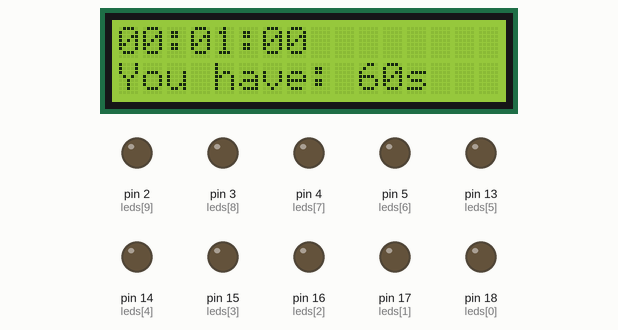
A sketch run on a simulated Arduino Uno, built with avr-gcc and run on an emulated ATmega328P. On the bench: 16×2 character LCD, output pins drawn as LEDs (lit = HIGH). What the sketch prints to the serial monitor is not drawn.

Above: at 0.1 s.
At 9.2 s:
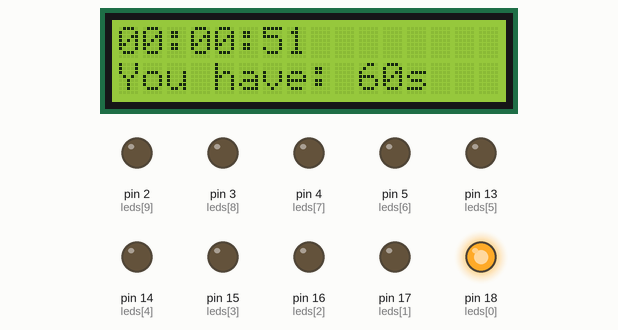
At 14.2 s:
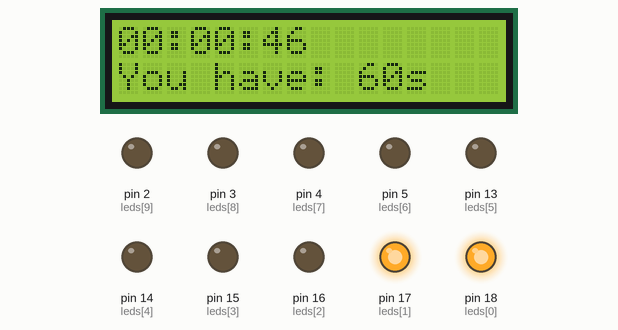
At 19.2 s:
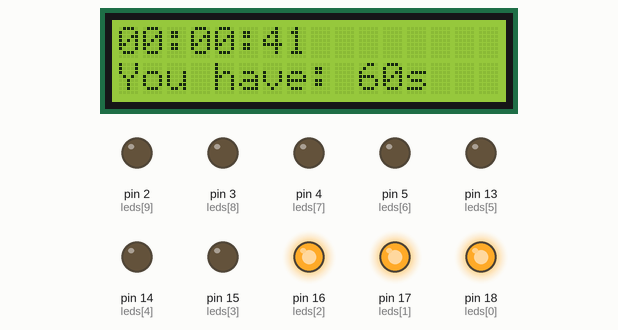
At 28.3 s:
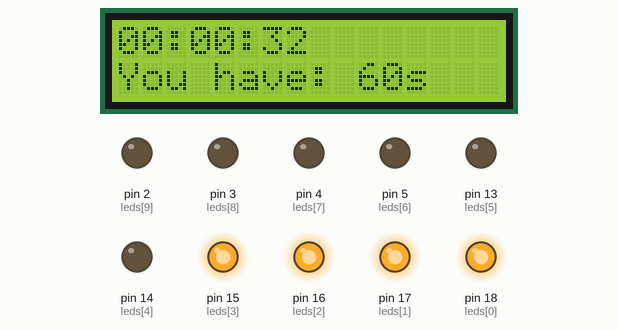
At 38.4 s:
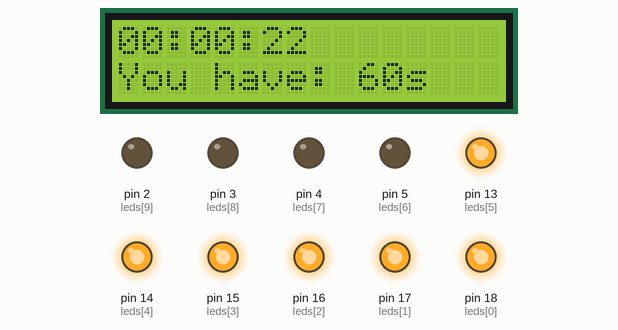
Timing chart, 0 to 39.9 s (numbered marks = the images above):
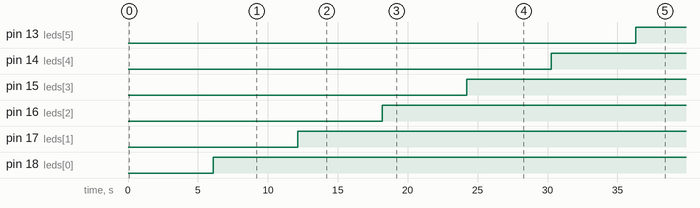

The sketch:

TimerBomb.ino
```cpp
// Countdown in hh:mm:ss format on LCD

/* Link
https://wokwi.com/arduino/projects/320920656704176724
*/

// Countdown variable in minutes
unsigned long baseTime = 1; // Timer is set to two minutes

/* Variables and constants */
// LCD Setup
#include <LiquidCrystal.h>
LiquidCrystal lcd(12, 11, 10, 9, 8, 7);

/* LED Setup */
// Red
const int oneRed = 2;
const int twoRed = 3;
const int threeRed = 4;
const int fourRed = 5;

// Yellow
const int oneYellow = 13;
const int twoYellow = 14;
const int threeYellow = 15;

// Green
const int oneGreen = 16;
const int twoGreen = 17;
const int threeGreen = 18;

int leds[10] = {18, 17, 16, 15, 14, 13, 5, 4, 3, 2};


// Time Constants
unsigned long int secondsPerMinute = 60;
unsigned long int secondsPerHour = 60 * 60;

// Timer utils
// The format should be hh:mm:ss
unsigned long hours = 0;
unsigned long minutes = 0;
unsigned long seconds = 0;

// timeLeft in seconds
unsigned long timeLeft;
double delta;

// Buzzer utils
int buzzerPin = 6;

// Total time for delta calculation
unsigned long totalTime;

// Prevent buzzer from ringing at the start
bool firstTime = true;

/* Time convertion functions */
unsigned long secondsToMinute(unsigned long val) {
  return val / secondsPerMinute;
}

unsigned long millisToHours(unsigned long val) {
  return val / secondsPerHour;
}

// For `baseTime` convertion
unsigned long minutesToSeconds(unsigned long val) {
  return val * secondsPerMinute;
}

// Time convertor from seconds to hours, minutes and seconds
void timeConvertor(long val) {
  minutes = secondsToMinute(val);
  hours = millisToHours(val);
  seconds = val;

  printTimeToLcd(hours, minutes, seconds);
  // Set a 1 second delay
  delay(1000);
  // After one second, print the new value
  lcd.clear();
}

/* LCD Utils */
void printTimeToLcd(unsigned long hours, unsigned long minutes, unsigned long seconds) {
  // Print hours
  lcd.setCursor(0, 0);
  if (hours < 10) { // Should print a 0 on the left side of the value (to keep the format)
    lcd.print("0");
    lcd.setCursor(1, 0);
    lcd.print(hours);
  } else lcd.print(hours);
  // Print ":"
  lcd.setCursor(2, 0);
  lcd.print(":");
  // Print minutes
  lcd.setCursor(3, 0);
  if (minutes < 10) { // Should print a 0 on the left side
    lcd.print("0");
    lcd.setCursor(4, 0);
    lcd.print(minutes);
  } else lcd.print(minutes);
  // Print ":"
  lcd.setCursor(5, 0);
  lcd.print(":");
  // Print seconds
  lcd.setCursor(6, 0);
  if (seconds < 10) { // Should print a 0 on the left side
    lcd.print("0");
    lcd.setCursor(7, 0);
    lcd.print(seconds);
  } else lcd.print(seconds);

}

/* LED Management */
// Gradually light up LEDs until the time is up
void ledManager(double percentage) {

  double percentPassed = double(1) - percentage;
  percentPassed *= (double)10;
  percentPassed = int(percentPassed);
  Serial.println(percentPassed);
  for (int i=0; i<percentPassed; i++) {
    /* Serial.println("led");
    Serial.println(i); */
    digitalWrite(leds[i], HIGH);
    //Serial.println(leds[i]);
  }
}


void setup() {
  lcd.begin(16, 2);

  for (int i=0; i<11;i++){
    pinMode(leds[i],OUTPUT);
    }
  Serial.begin(9600);
}

void loop() {
  // Calculate time in seconds
  totalTime = minutesToSeconds(baseTime);
  // Caculates the delta between the total time and the elapsed time in seconds

  timeLeft = totalTime - (millis() / 1000);

  // Save the first instance of the time left variable for the lcd before changing it
  // for convertion to hh:mm:ss

  // Is the timer over?
  if (timeLeft == 0) {
    // handle the start of the timer
    if (firstTime) {
      // The buzzer has passed the inital timer setup
      firstTime = false;
    } else {
      tone(buzzerPin, 1000); // Send 1KHz sound signal...
      delay(1000);        // ...for 1 sec
      noTone(buzzerPin);
      lcd.clear();
      lcd.print("Time is over");
      exit(0);
    }
  } else {
    // Converts time to hh:mm:ss
    hours = timeLeft / secondsPerHour;
    timeLeft %= secondsPerHour;

    minutes = timeLeft / secondsPerMinute;
    timeLeft %= secondsPerMinute;

    seconds = timeLeft;

    // Prints the time left to the screen
    printTimeToLcd(hours, minutes, seconds);
    lcd.setCursor(0, 1);
    lcd.print("You have: ");
    lcd.print(totalTime);
    lcd.print("s");
    // Set a 1 second delay
    delay(1000);
    // After one second, print the new value
    lcd.clear();
    delta = ((double)totalTime - (double)millis() / 1000) / (double)totalTime;
    //delta /= totalTime;
    ledManager(delta);
  }
}
```

Measured:
- by itself, pin 13 (leds[5]): LOW → HIGH at 36.3 s
- by itself, pin 14 (leds[4]): LOW → HIGH at 30.3 s
- by itself, pin 15 (leds[3]): LOW → HIGH at 24.2 s
- by itself, pin 16 (leds[2]): LOW → HIGH at 18.2 s
- by itself, pin 17 (leds[1]): LOW → HIGH at 12.1 s
- by itself, pin 18 (leds[0]): LOW → HIGH at 6.1 s
- what the display in image 1 shows lasts 1.0 s, from 9.1 s to 10.1 s
